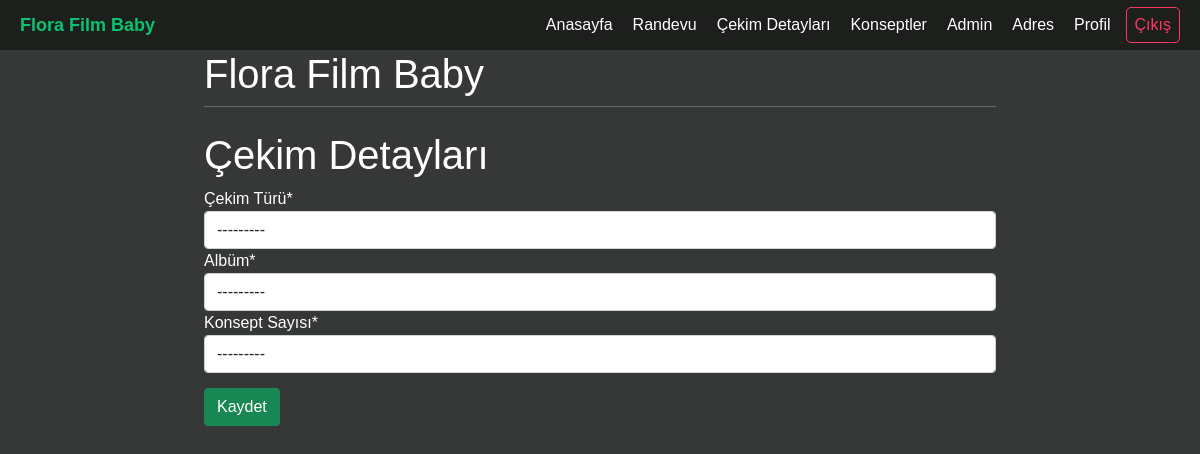
The page /photoshoot/ (signed in) on the database as committed earlier.
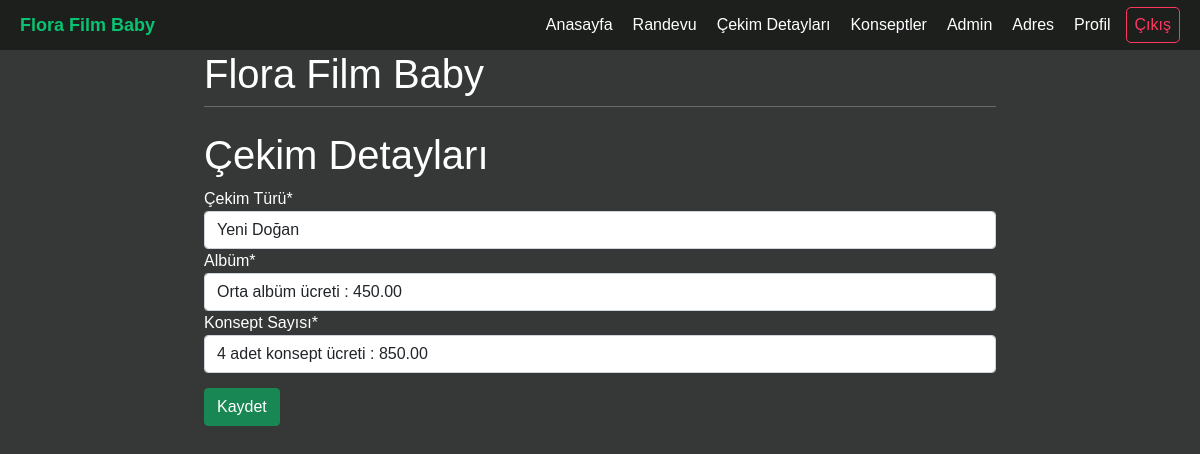
The same page on the database as committed later.
### photoshoot/models.py (models this page shows, shortened)
class Shoot_Plan(models.Model):
    user_id = models.ForeignKey(User, on_delete=models.PROTECT)
    shoot_type = models.ForeignKey(Shoot_Type, on_delete=models.PROTECT)
    album_type = models.ForeignKey(Album_Info, on_delete=models.PROTECT)
    num_of_concept = models.ForeignKey(Concept_Info, on_delete=models.PROTECT)
    is_active = models.BooleanField(default=True)
    created_at = models.DateTimeField(auto_now_add=True)

### photoshoot/views.py (the view, shortened to what this page needs)
# urls.py: path("photoshoot/", views.photo_shoot, name="photo_shoot"),
def photo_shoot(response):
    current_user = response.user
    form = ShootPlanForm()
    item = Shoot_Plan.objects.filter(user_id=current_user)
    if item.exists():
        form = ShootPlanForm(instance = item[0])
    return render(response, 'photoshoot/shootplan.html', {'form':form})

### photoshoot/forms.py
class ShootPlanForm(forms.ModelForm):
    class Meta:
        model=Shoot_Plan
        fields = ["shoot_type","album_type","num_of_concept"]
        labels = {
            'shoot_type': _('Çekim Türü'),
            'album_type': _('Albüm'),
            'num_of_concept': _('Konsept Sayısı'),
        }

### photoshoot/models.py (called while the page is built)
    def __str__(self):
        return (self.name)

    def __str__(self):
        return (str(self.number_of_selection)+" adet konsept ücreti : "+str(self.price))

    def __str__(self):
        if self.type_of_album == "İstemiyorum":
            return ("Albüm "+self.type_of_album)
        return (self.type_of_album+" albüm ücreti : "+str(self.price))

### photoshoot/templates/photoshoot/shootplan.html (shortened to what this page needs)
{% extends 'homepage/base.html' %}
{% load crispy_forms_tags %}
{%block content%}
<h1>Çekim Detayları</h1>
<form method="post" class="form-group">
    {{form|crispy}}
    <button type="submit" class="btn btn-success">Kaydet</button>
</form>
{%endblock%}
{% block script %}
{% load static %}
{%endblock%}

### homepage/templates/homepage/base.html (shortened to what this page needs)
<!doctype html>
<html>
    <head>
        {% load static %}
        <link href="https://cdn.jsdelivr.net/npm/bootstrap@5.1.3/dist/css/bootstrap.min.css" rel="stylesheet">
        <link rel="stylesheet" href="{% static 'css/calendar.css' %}">
        <link rel="stylesheet" href="https://cdnjs.cloudflare.com/ajax/libs/tiny-slider/2.9.4/tiny-slider.css">
    </head>
    <body>
          <header>
            <div id="brand"><a href="/home/">Flora Film Baby</a></div>
            <nav>
              <ul>
                <li><a href="/home/">Anasayfa</a></li>
                <li><a href="/appoinment/">Randevu</a></li>
                <li><a href="/photoshoot/">Çekim Detayları</a></li>
                <li><a href="/photoshoot/concepts/">Konseptler</a></li>
                {% if user.is_admin %}
                <li><a href="/appoinment/admin/">Admin</a></li>
                {% endif %}
                {% if request.user.is_authenticated %}
                <li><a href="/profileaddress/">Adres</a></li>
                <li><a href="/userprofile/">Profil</a></li>
                <li id="signup"><a href="/accounts/logout/">Çıkış</a></li>
                {% else %}
                <li id="login"><a href="/login/" >Oturum Aç</a></li>
                <li id="signup"><a href="/register/">Kaydol</a></li>
                {% endif %}
              </ul>
            </nav>
        </header>
        <div id="content", name="content" class="main">
            <div class="row justify-content-center">
                <div class="col-8">
                    <h1 class="m2-2">Flora Film Baby</h1>
                    <hr class="mt-0 mb-4">
                        {% block content%}
                        {% endblock %}
                </div>
            </div>
        </div>
    </body>
</html>

### statics/css/calendar.css (style rules this page uses)
* { padding: 0; margin: 0; box-sizing: border-box; }
html { overflow-x: hidden; }
body { background-color: #353836; color: white; font-family: "Poppins", sans-serif; max-width: 100vw; overflow-x: hidden; position: relative; }
header a { text-decoration: none; }
header { padding: 0 20px; background-color: #1d1f1d; height: 50px; display: flex; justify-content: space-between; }
#brand { font-weight: bold; font-size: 18px; display: flex; align-items: center; }
#brand a { color: #09c372; }
ul { list-style: none; height: 100%; display: flex; align-items: center; justify-content: space-around; }
ul a { color: white; }
ul li { padding: 5px; margin-left: 10px; }
#login, #signup { border-radius: 5px; padding: 5px 8px; }
.btn-success { margin-top: 15px; }
#signup { border: 1px solid #ff3860; }
#signup a { color: #ff3860; }

Rows that differ between the two databases and show on the page:
added Shoot_Plan: shoot_type "Yeni Doğan", album_type "Orta albüm ücreti : 450.00", num_of_concept "4 adet konsept ücreti : 850.00"
Other text that changed with them:
form field shoot_type: "---------" → (not shown)
form field album_type: "---------" → (not shown)
form field num_of_concept: "---------" → (not shown)
